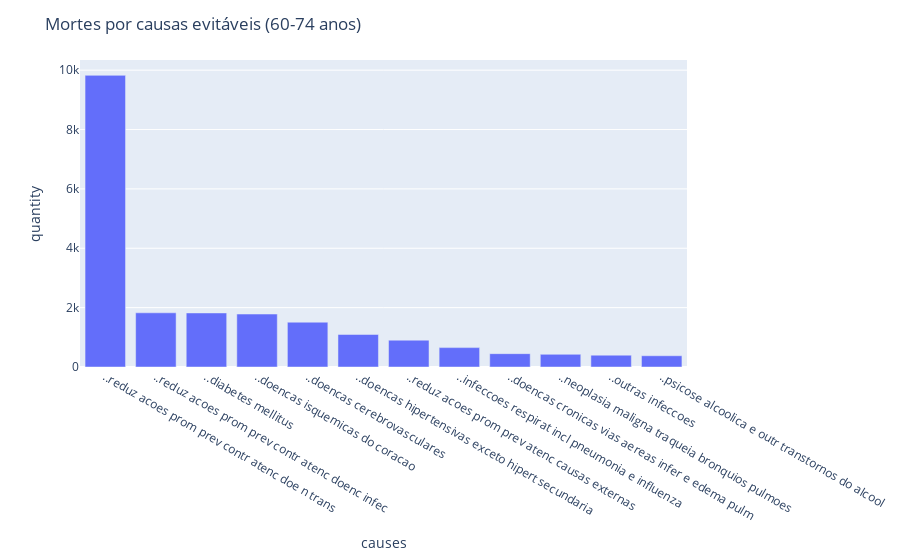

This figure's notebook cell:
### Code cell
plot_death_by_causes(df_elderly, "Mortes por causas evitáveis (60-74 anos)")

### Figure 1 — Plotly figure (JSON) as saved in the notebook; plotly's stock layout.template omitted (floating-point values rounded to 4 significant figures)
{"data": [{"alignmentgroup": "True", "hovertemplate": "causes=%{x}<br>quantity=%{y}<extra></extra>", "legendgroup": "", "marker": {"color": "#636efa", "pattern": {"shape": ""}}, "name": "", "offsetgroup": "", "orientation": "v", "showlegend": false, "textposition": "auto", "type": "bar", "x": ["..reduz acoes prom prev contr atenc doenc infec", "..outras infeccoes", "..infeccoes respirat incl pneumonia e influenza", "..reduz acoes prom prev contr atenc doe n trans", "..neoplasia maligna traqueia bronquios pulmoes", "..diabetes mellitus", "..psicose alcoolica e outr transtornos do alcool", "..doencas hipertensivas exceto hipert secundaria", "..doencas isquemicas do coracao", "..doencas cerebrovasculares", "..doencas cronicas vias aereas infer e edema pulm", "..reduz acoes prom prev atenc causas externas"], "xaxis": "x", "y": [1826, 399, 653, 9825, 427, 1821, 379, 1096, 1784, 1510, 449, 904], "yaxis": "y"}], "layout": {"barmode": "relative", "legend": {"tracegroupgap": 0}, "margin": {"t": 60}, "title": {"text": "Mortes por causas evitáveis (60-74 anos)"}, "xaxis": {"anchor": "y", "categoryorder": "total descending", "domain": [0, 1], "title": {"text": "causes"}}, "yaxis": {"anchor": "x", "domain": [0, 1], "title": {"text": "quantity"}}}}
